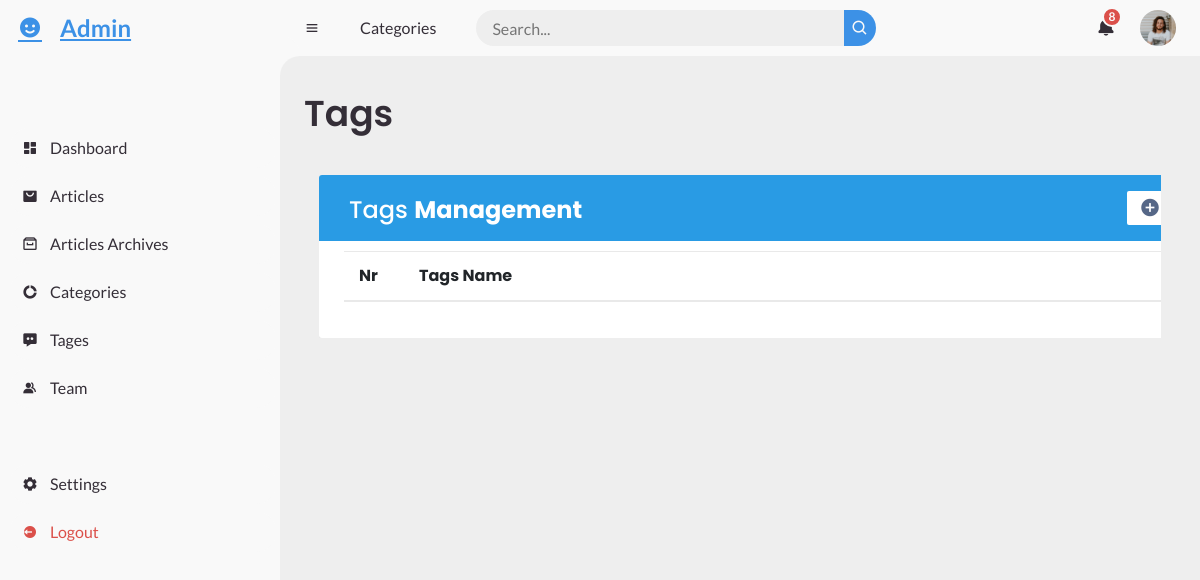
/?route=page_tage (signed in), run on an earlier commit of the app's database.
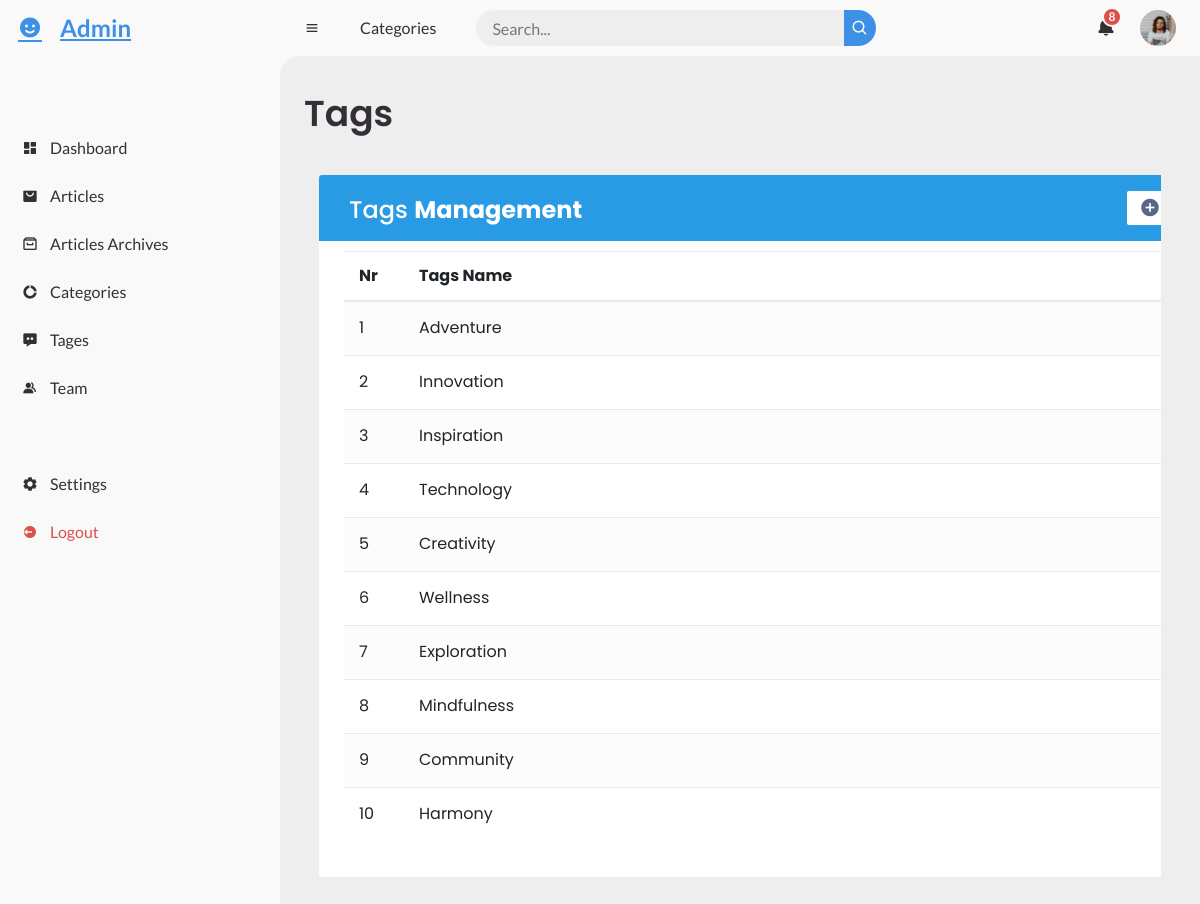
And on a later commit of the database.
### tables this page shows
CREATE TABLE `tages` (
  `id` int(11) NOT NULL,
  `name` text NOT NULL
);

### App/Models/Database.php (called while the page is built, shortened)
<?php
class Database {
    private $db;
    private $host = 'localhost:3307';
    private $dbname = 'wikidb';
    private $username = 'root';
    private $password = '';
    public function __construct() {
        try {
            $this->db = new PDO("mysql:host=$this->host;dbname=$this->dbname", $this->username, $this->password);
            $this->db->setAttribute(PDO::ATTR_ERRMODE, PDO::ERRMODE_EXCEPTION);
        } catch (PDOException $e) {
            die('Erreur de connexion à la base de données : ' . $e->getMessage());
        }
    }
    public function getConnexion() {
        return $this->db;
    }
}
?>

### App/Models/Tags.php (called while the page is built, shortened)
<?php
class Tags {
    public $db;
    public function __construct() {
        $connexion = new Database();
        $this->db = $connexion->getConnexion();
    }
    public function getAllTags(){
        try{
            $stmt = $this->db->prepare("SELECT * FROM `tages`");
            $stmt->execute();
            $result = $stmt->fetchAll(PDO::FETCH_ASSOC);
            return $result;
        }
        catch (PDOException){
            return false;
        }
    }
}

### View/Admin/tags.php (the view, shortened to what this page needs)
<!DOCTYPE html>
<html lang="en">
<head>
	<link href='https://unpkg.com/boxicons@2.0.9/css/boxicons.min.css' rel='stylesheet'>
<link rel="stylesheet" href="https://stackpath.bootstrapcdn.com/bootstrap/4.5.0/css/bootstrap.min.css">
<link rel="stylesheet" href="https://maxcdn.bootstrapcdn.com/font-awesome/4.7.0/css/font-awesome.min.css">
<link rel="stylesheet" href="assets/dashboard/assets/css/dashboard.css">
</head>
<body>
	<section id="sidebar">
	<?php
			include "../View/Admin/nav.php";
		?>
	</section>
	<section id="content">
		<nav>
			<i class='bx bx-menu' ></i>
			<a  class="nav-link">Categories</a>
			<form action="#">
				<div class="form-input">
					<input type="search" placeholder="Search...">
					<button type="submit" class="search-btn"><i class='bx bx-search' ></i></button>
				</div>
			</form>
			<a  class="notification">
				<i class='bx bxs-bell' ></i>
				<span class="num">8</span>
			</a>
			<a  class="profile">
			<img src="assets/dashboard/assets/img/people.png">
			</a>
		</nav>
		<main>
			<div class="head-title">
				<div class="left">
					<h1>Tags</h1>
				</div>
			</div>
			<div class="container-xl">
				<div class="table-responsive">
					<div class="table-wrapper">
						<div class="table-title">
							<div class="row">
								<div class="col-sm-5">
									<h2>Tags <b>Management</b></h2>
								</div>
								<div class="col-sm-7">
									<a href="?route=add_page_tage" class="btn btn-secondary"><i class="material-icons">&#xE147;</i> <span>Add New Product</span></a>
								</div>
							</div>
						</div>
						<table class="table table-striped table-hover">
							<thead>
								<tr>
									<th>Nr</th>
									<th>Tags Name</th>
									<th></th>
									<th></th>
									<th></th>
									<th></th>
								</tr>
							</thead>
							<tbody>
							<?php
							$number = 0;
							foreach ($results as $result):
								$number++;
								?>
								<tr>
									<td><?= $number ?></td>
									<td><?= $result['name'] ?></td>
									<td></td>
									<td></td>
									<td></td>
									<td></td>
								</tr>
								<?php  endforeach  ?>
							</tbody>
						</table>
					</div>
				</div>
			</div>
		</main>
	</section>
</body>
</html>

What changed in the data, as far as the page shows it:
added tages: name "Adventure"
added tages: name "Innovation"
added tages: name "Inspiration"
added tages: name "Technology"
added tages: name "Creativity"
added tages: name "Wellness"
added tages: name "Exploration"
added tages: name "Mindfulness"
added tages: name "Community"
added tages: name "Harmony"
